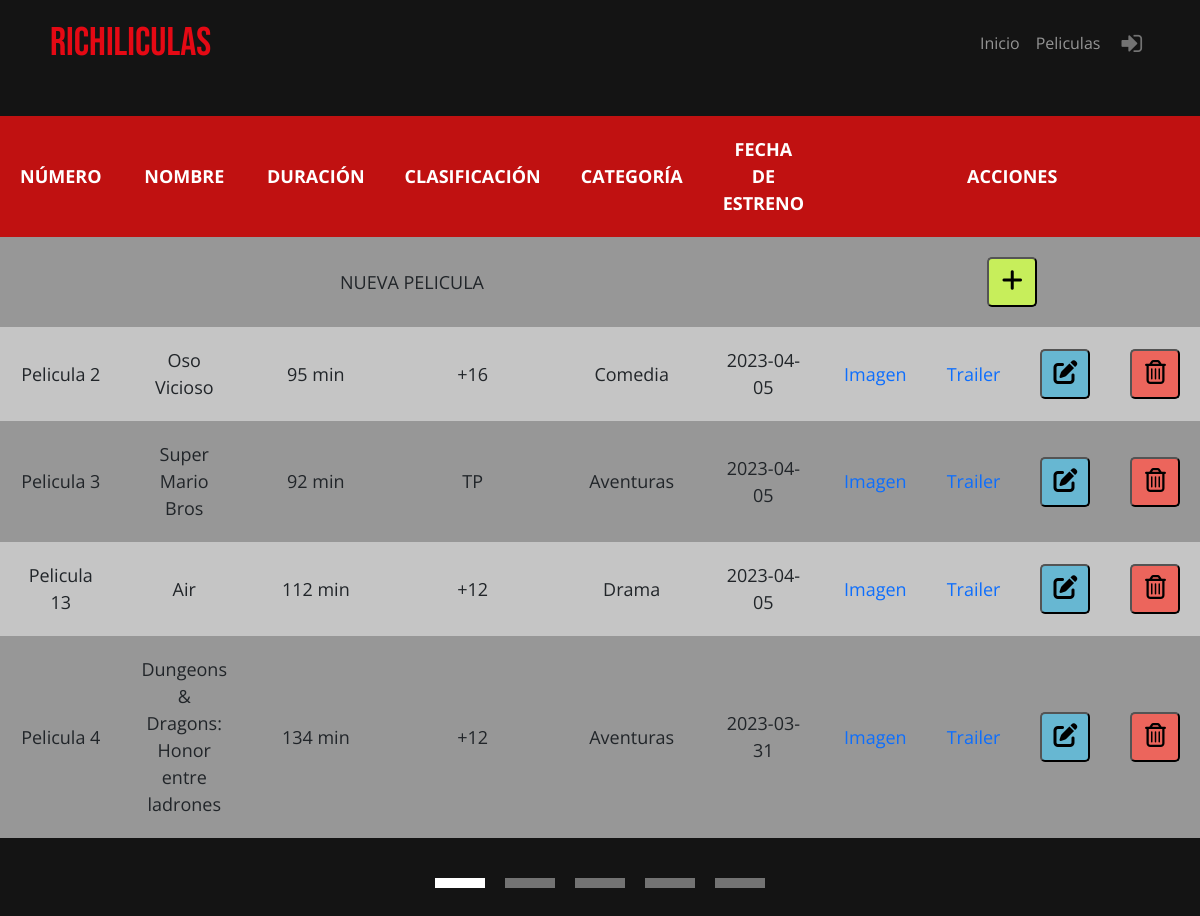
The app's page /controlador/admin/controlador_admin_peliculas.php, older data.
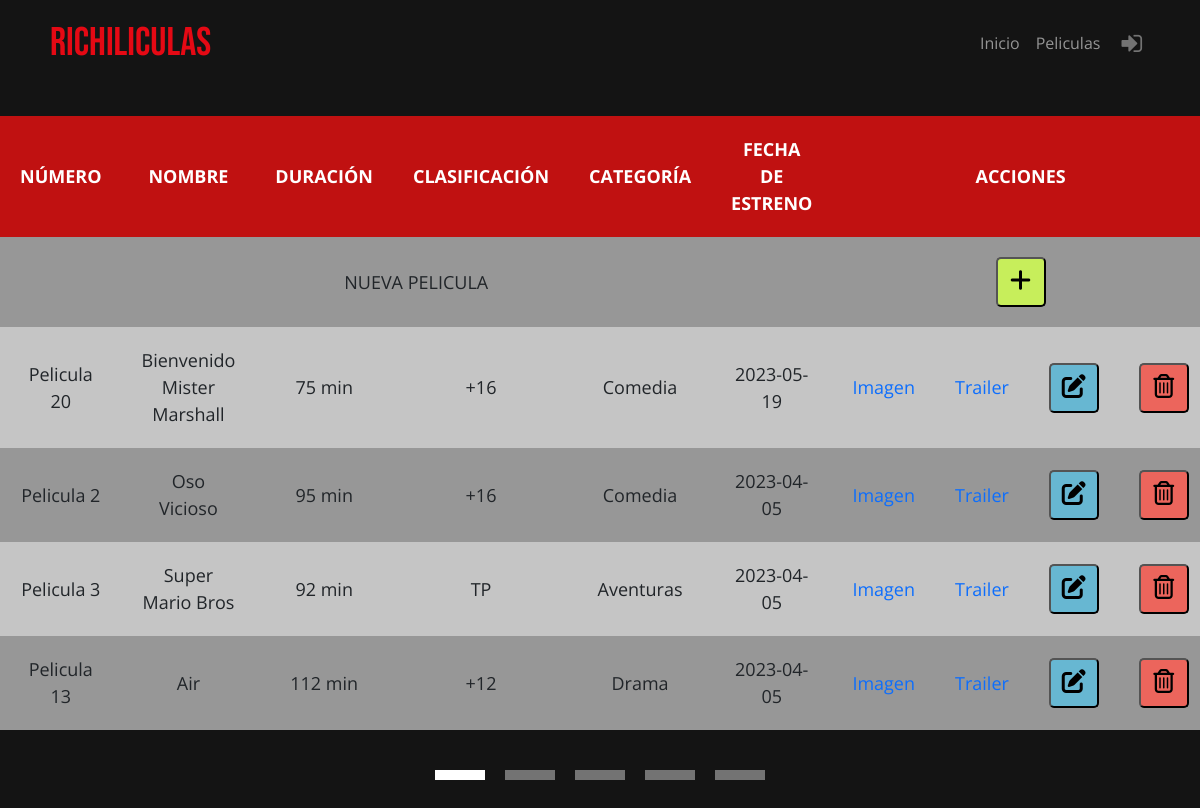
The same page, newer data.
### tables this page shows
CREATE TABLE `pelicula` (
  `id_pelicula` smallint(6) NOT NULL,
  `nombre` varchar(200) NOT NULL,
  `imagen` varchar(200) DEFAULT NULL,
  `sinopsis` varchar(2000) DEFAULT NULL,
  `duracion` smallint(6) NOT NULL,
  `url` varchar(1000) DEFAULT NULL,
  `clasificacion` enum('TP','+7','+12','+16','+18') NOT NULL,
  `categoria` enum('Acción','Aventuras','Ciencia Ficción','Comedia','No-Ficción','Drama','Documental','Fantasía','Musical','Suspense','Terror','Thriller','Animación','Infantil') NOT NULL,
  `fecha_estreno` date DEFAULT NULL
);

### modelo/conexion.php (called while the page is built)
<?php
class Conexion
{
    private $servidor = "localhost";
    private $usuario = "root";
    private $clave = "";
    private $dbname = "cine";
    function conex()
    {
        try {
            return new PDO("mysql:host=$this->servidor;dbname=$this->dbname;charset=utf8", $this->usuario, $this->clave);
        } catch (PDOException $e) {
            return "Error" . $e->getMessage();
        }
    }
}
?>

### modelo/paginacion.php (called while the page is built, shortened)
<?php
include_once("conexion.php");
class Paginacion extends Conexion
{
    private $resultadoporpag;
    private $indice;
    private $totalpag;
    private $conexion;
    private $tabla;
    function __construct($resultadoporpag, $tabla)
    {
        $this->tabla = $tabla;
        $this->conexion = parent::conex();
        $this->resultadoporpag = $resultadoporpag;
        $this->indice = 0;
        $this->conexion = parent::conex();
        $this->calcularPag();
    }
    function calcularPag()
    {
        if ($this->tabla == 'pelicula' || $this->tabla == 'pelicula_admin') {
            $stmt = $this->conexion->prepare("SELECT COUNT(DISTINCT pelicula.id_pelicula) as total FROM pelicula;");
        } elseif ($this->tabla == 'sala') {
            $stmt = $this->conexion->prepare("SELECT COUNT(DISTINCT sala.id_sala) as total FROM sala;");
        }elseif ($this->tabla == 'usuario') {
            $stmt = $this->conexion->prepare("SELECT COUNT(DISTINCT usuario.id_usuario) as total FROM usuario;");
        }elseif ($this->tabla == 'entradas') {
            $stmt = $this->conexion->prepare("SELECT COUNT(DISTINCT reserva.id_reserva) as total FROM reserva;");
        }
        $stmt->execute();
        $this->numresultados = $stmt->fetch(PDO::FETCH_OBJ)->total;
        $this->totalpag = $this->numresultados / $this->resultadoporpag;
    }
    function mostrar()
    {
        try {
            if ($this->tabla == 'pelicula' || $this->tabla == 'pelicula_admin') {
                $stmt = $this->conexion->prepare("SELECT DISTINCT id_pelicula, nombre,imagen,sinopsis,duracion, url, clasificacion,categoria, fecha_estreno FROM pelicula ORDER BY fecha_estreno DESC, id_pelicula ASC LIMIT $this->indice, $this->resultadoporpag;");
            } elseif ($this->tabla == 'sala') {
                $stmt = $this->conexion->prepare("SELECT DISTINCT id_sala,descripcion,capacidad,habilitada,luxury FROM sala ORDER BY id_sala LIMIT $this->indice, $this->resultadoporpag;");
            } elseif ($this->tabla == 'usuario') {
                $stmt = $this->conexion->prepare("SELECT DISTINCT id_usuario,nombre,apellido,correo,contrasena,rol FROM usuario ORDER BY id_usuario LIMIT $this->indice, $this->resultadoporpag;");
            }
            $stmt->execute();
            $registroarray = $stmt->fetchAll(PDO::FETCH_ASSOC);
            return $registroarray;
        } catch (PDOException $e) {
            echo "Error" . $e->getMessage();
        }
    }
    function numeritos()
    {
        $array = array();
        for ($i = 0; $i < $this->totalpag; $i++) {
            $array[] = $i + 1;
        }
        return $array;
    }
}

### vista/pelicula/pelicula_admin.php (the view, shortened to what the changed rows need)
<!DOCTYPE html>
<html lang="en">
<head>
    <link rel="stylesheet" href="vista/css/tablasAdmin.css">
    <link rel="stylesheet" href="vista/css/estilos.css">
    <link href="https://cdn.jsdelivr.net/npm/bootstrap@5.3.0-alpha1/dist/css/bootstrap.min.css" rel="stylesheet">
</head>
<body>
    <?php
    include "vista/menu.php";
    ?>
    <table id='table'>
        <thead>
            <th data-titulo='Número'>NÚMERO</th>
            <th data-titulo='Nombre'>NOMBRE</th>
            <th data-titulo='Duración'>DURACIÓN</th>
            <th data-titulo='Clasificación'>CLASIFICACIÓN</th>
            <th data-titulo='Categoria'>CATEGORÍA</th>
            <th data-titulo='Fecha de estreno'>FECHA DE ESTRENO</th>
            <th data-titulo='acciones' colspan="4">ACCIONES</th>
        </thead>
        <?php
        foreach ($arraypeliculaspaginado_pelicula as $row) {
        ?>
            <tr>
                <td data-titulo='Número'><?php echo 'Pelicula ' . $row['id_pelicula'] ?></td>
                <td data-titulo='Nombre'><?php echo $row['nombre'] ?></td>
                <td data-titulo='Duración'><?php echo $row['duracion'] . ' min' ?></td>
                <td data-titulo='Clasificación'><?php echo $row['clasificacion'] ?></td>
                <td data-titulo='Categoria'><?php echo $row['categoria'] ?></td>
                <td data-titulo='Fecha de estreno'><?php echo $row['fecha_estreno'] ?></td>
                <td>
                    <?php if ($row['imagen'] != null) { ?>
                        <a href="vista/fotos/<?php echo $row['imagen'] ?>" target="_blank" style="text-decoration: none">Imagen</a>
                    <?php } else { ?>
                    <?php } ?>
                </td>
                <td>
                    <?php if ($row['url'] != null) { ?>
                        <a href="<?php echo 'https://www.youtube.com/embed/' . $row['url'] ?>" target="_blank" style="text-decoration: none">Trailer</a>
                    <?php } else { ?>
                    <?php } ?>
                </td>
                <td>
                    <form method="post" action="index.php">
                        <button class="edit" name="editar_pelicula" title="Editar"><i class='fas fa-edit' style='font-size:24px'></i></button>
                    </form>
                </td>
                <td>
                    <form method="post" action="index.php">
                        <button class="trash" name="borrar_peli" title="Borrar"><i class='far fa-trash-alt' style='font-size:24px'></i></button>
                    </form>
                </td>
            </tr>
        <?php
        }
        ?>
    </table>
    <div id='contain'>
        <div id='dentro' style="margin-top: 0px; margin-bottom:40px">
            <?php
            foreach ($num_pelicula as $a) {
                if (isset($_GET["pagina_pelicula"])) {
                    if ($_GET["pagina_pelicula"] == $a) {
            ?>
                        <a href='?pagina_pelicula=<?= ($a) ?>'>
                            <div id='colorea' class='dentro'></div>
                        </a>
                    <?php
                    } else {
                    ?>
                        <a href='?pagina_pelicula=<?= ($a) ?>'>
                            <div class='dentro'></div>
                        </a>
                    <?php
                    }
                } else {
                    if ($a == 1) {
                    ?>
                        <a href='?pagina_pelicula=<?= ($a) ?>'>
                            <div id='colorea' class='dentro'></div>
                        </a>
                    <?php
                    } else {
                    ?>
                        <a href='?pagina_pelicula=<?= ($a) ?>'>
                            <div class='dentro'></div>
                        </a>
            <?php
                    }
                }
            }
            ?>
        </div>
    </div>
</body>
</html>

Row changes from the older to the newer data that the page shows:
no longer on this page (row edited): pelicula: id_pelicula "4", nombre "Dungeons & Dragons: Honor entre ladrones", duracion "134", clasificacion "+12", categoria "Aventuras", fecha_estreno "2023-03-31"
now on this page (row edited): pelicula: id_pelicula "20", nombre "Bienvenido Mister Marshall", duracion "75", clasificacion "+16", categoria "Comedia", fecha_estreno "2023-05-19"
